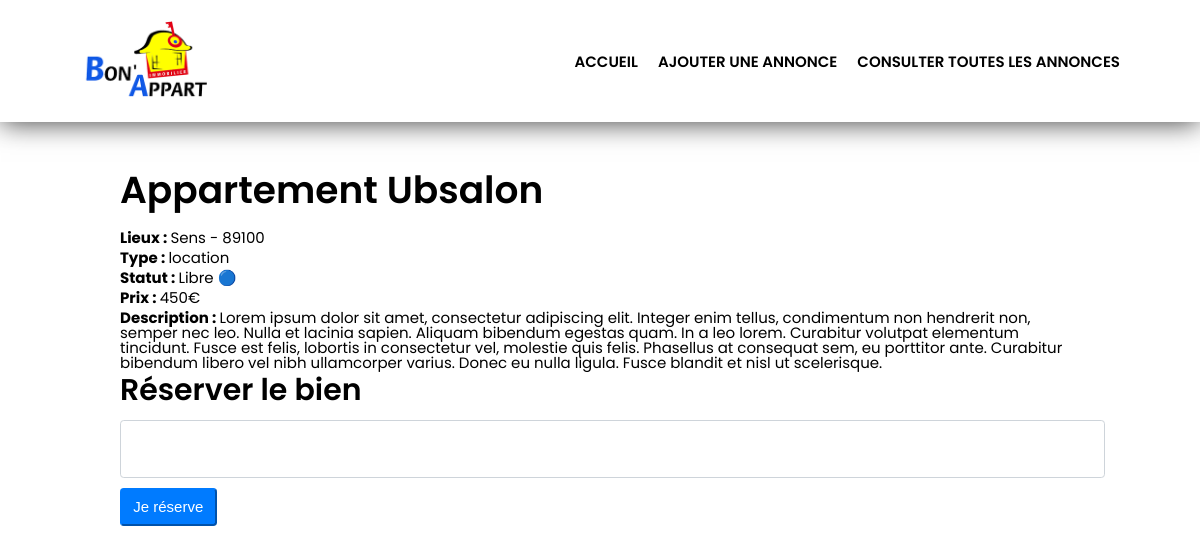
/advert.php?id=25, run on the app's committed database.
### tables this page shows
CREATE TABLE `advert` (
  `id` int(11) NOT NULL,
  `title` varchar(100) NOT NULL,
  `description` text NOT NULL,
  `postal_code` int(5) NOT NULL,
  `city` varchar(100) NOT NULL,
  `type` varchar(20) NOT NULL,
  `price` int(20) NOT NULL,
  `reservation_message` text NOT NULL
);

### advert.php (the view, shortened to what this page needs)
<?php
include 'header.php';
$reqAdvertSingle = $bdd->prepare('SELECT * FROM advert WHERE id=?');
$reqAdvertSingle->execute([$_GET['id']]);
$value = $reqAdvertSingle->fetch();
?>
<main class="main-container">
      <article class="card">
            <h1><?= $value['title'] ?></h1>
            <p><strong>Lieux : </strong> <?= htmlspecialchars($value['city']) . ' - ' .  htmlspecialchars($value['postal_code']); ?></p>
            <p><strong>Type : </strong><?= htmlspecialchars($value['type']) ?> </p>
            <p><strong>Statut : </strong><?php echo ($value['reservation_message']) ? 'Réservé &#128308;' : 'Libre &#128309;'; ?> </p>
            <p><strong>Prix : </strong><?= htmlspecialchars($value['price']) ?>€ </p>
            <p><strong>Description : </strong><?= htmlspecialchars($value['description']) ?> </p>
      </article>
      <div class="message-reservation-container">
            <?php
            if (!empty($value['reservation_message'])) : ?>
                  <h3>Le commentaires de réservation</h3>
                  <p>❝ <?= htmlspecialchars($value['reservation_message']) ?> ❞</p>
            <?php else : ?>
                  <h2>Réserver le bien</h2>
                  <form action="add_reservation_message.php?>" method="post">
                        <p>
                              <textarea name="reservation_message" id="reservation_message"></textarea>
                        </p>
                        <input type="submit" value="Je réserve">
                  </form>
            <?php endif; ?>
      </div>
</main>

### assets/stylesheets/css/main.css (style rules this page uses)
html { font-family:poppins;font-size:15px }
html h1 { font-size:2.5rem;font-weight:600;margin:10px 0 20px 0 }
html h2 { font-size:2rem;font-weight:600;margin:0px 0 15px 0 }
html strong { font-weight:bold }
html p { margin:5px 0 }
html input[type=text],html input[type=number],html select,html textarea { display:block;width:100%;outline:none;resize:none;margin:10px 0px;padding:.375rem .75rem;font-size:1rem;font-weight:400;line-height:1.5;background-color:#fff;background-clip:padding-box;border:1px solid #ced4da;box-sizing:content-box;border-radius:.25rem;transition:border-color .15s ease-in-out,box-shadow .15s ease-in-out }
html button,html input[type=submit] { display:inline-block;font-weight:400;line-height:1.5;color:#fff;background-color:#007bff;border-color:#007bff;vertical-align:middle;cursor:pointer;padding:.375rem .75rem;font-size:1rem;border-radius:.25rem;transition:color .15s ease-in-out,background-color .15s ease-in-out,border-color .15s ease-in-out,box-shadow .15s ease-in-out }
.main-container { width:80%;margin:50px auto auto auto }

### data on the page
advert: title "Appartement Ubsalon", city "Sens", postal_code "89100", type "location", price "450", description "Lorem ipsum dolor sit amet, consectetur adipiscing elit. Integer enim tellus, condimentum non hendrerit non, semper nec leo. Nulla et lacinia sapien. Aliquam bibendum egestas quam. In a leo lorem. Curabitur volutpat elementum tincidunt. Fusce est felis, lobortis in consectetur vel, molestie quis felis. Phasellus at consequat sem, eu porttitor ante. Curabitur bibendum libero vel nibh ullamcorper varius. Donec eu nulla ligula. Fusce blandit et nisl ut scelerisque."
